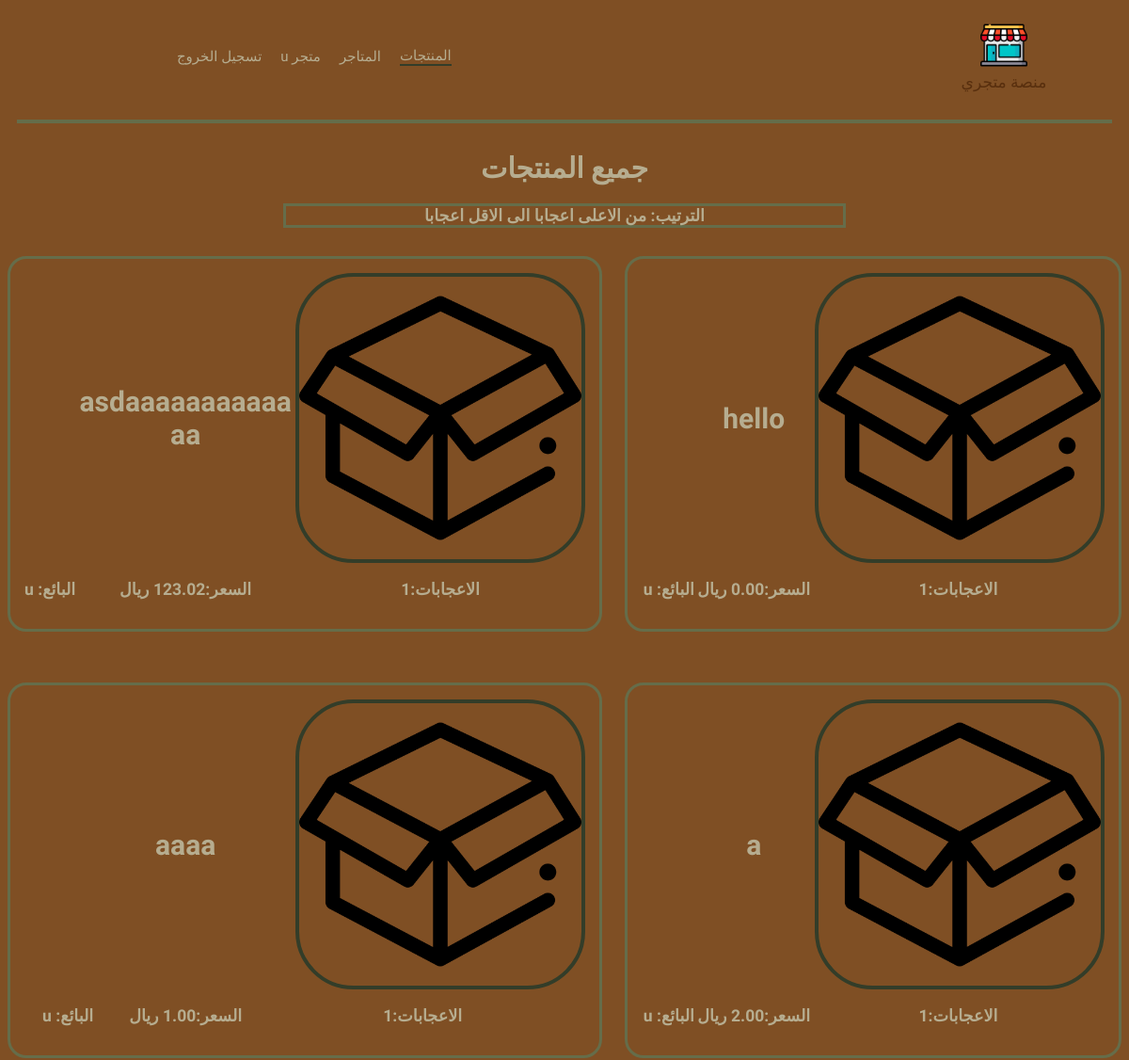
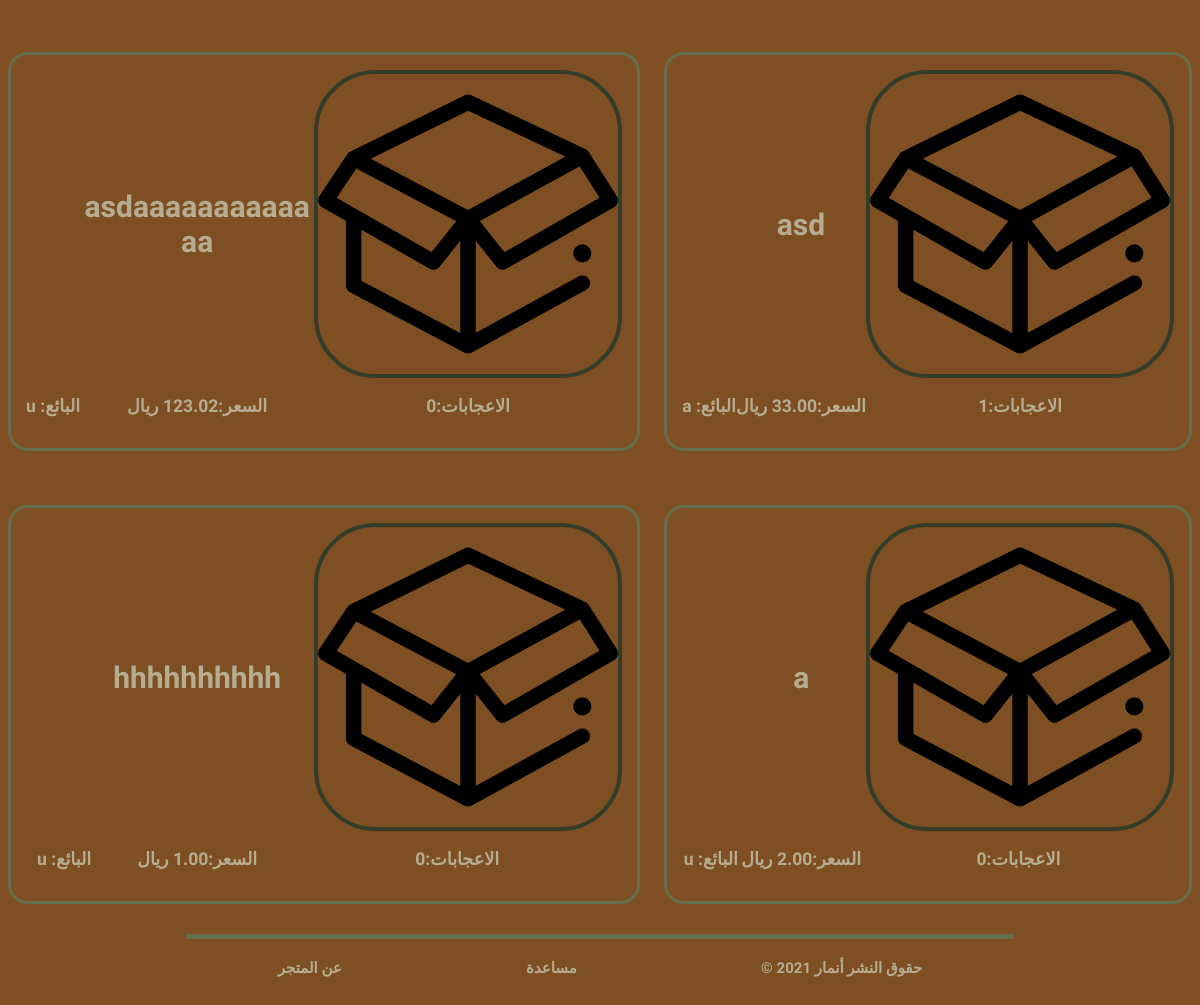
Screenshot of /products/ (signed in) with the database file from the repository (2 pictures, top to bottom).
### Products/models.py (models this page shows)
class Product(models.Model):
    seller = models.ForeignKey(User, on_delete=models.CASCADE, related_name="seller", verbose_name="seller_products")
    image = models.ImageField(default="product.png", upload_to="images", blank=True)
    title = models.CharField(max_length=100)
    description = models.TextField(max_length=300)
    stock = models.IntegerField()
    price = models.DecimalField(max_digits=5, decimal_places=2)
    location = models.CharField(max_length=100)
    payment_type = models.CharField(max_length=100)
    delivery_type = models.CharField(max_length=100)
    likes = models.ManyToManyField(User, null=True, blank=True, related_name='likes')

### Products/views.py (the view)
# urls.py: path("", views.index, name="product_index"),
@login_required
def index(request):
    products = models.Product.objects.all().order_by('-likes')
    context = {
        'products': products
    }
    return render(request,"Products/index.html", context)

### Products/templates/Products/index.html (shortened to what this page needs)
{% extends 'base.html' %}
{% block content %}
<h1>جميع المنتجات</h1>
<h3 class="span">الترتيب: من الاعلى اعجابا الى الاقل اعجابا</h3>
<div class="product-grid">
{% for product in products %}
<a href="{% url 'productGet' product.id %}">
    <div class="product">
        {% if product.image %}
        <img class="product-img" src="{{ product.image.url }}">
        {% endif %}
        <h1>{{product.title}}</h1>
        <h3>الاعجابات:{{product.likes.count}}</h3>
        <h3>السعر:{{product.price}} ريال </h3>
        <h3>البائع: {{product.seller}}</h3>
        </div>
    </a>
{% endfor %}
</div>
{% endblock %}

### templates/base.html (shortened to what this page needs)
{% load static %}
<!DOCTYPE html>
<html dir="rtl" lang="ar">
<head>
    <link rel="stylesheet" href="{% static "css/base.css" %}">
</head>
<body>
    {% block nav %}
    <nav>
        <ul class="nav-container">
            <div class="logo">
                <li>
                    <img class="logo-img" src="{% static 'logo.png' %}">
                    <span class="logo-text">
                        منصة متجري
                    </span>
                </li>
            </div>
            {% if request.get_full_path == "/products/" %}
            <li class="active"><a href="{% url 'product_index' %}">المنتجات</a></li>
            <li><a href="{% url 'user_index' %}">المتاجر</a></li>
            {% elif request.get_full_path == "/users/"%}
            <li><a href="{% url 'product_index' %}">المنتجات</a></li>
            <li class="active"><a href="{% url 'user_index' %}">المتاجر</a></li>
            {% elif request.get_full_path == "/users/"%}
            {% else %}
            <li><a href="{% url 'product_index' %}">المنتجات</a></li>
            <li><a href="{% url 'user_index' %}">المتاجر</a></li>
            {% endif %}
            {% if request.user.is_authenticated %}
            <li><a href="{% url 'userProfile' request.user.user_profile.id %}">متجر {{request.user.username}}</a></li>
            <li>
                <a href="{% url 'logout' %}">تسجيل الخروج</a>
            </li>
            {% endif %}
        </ul>
    </nav>
    {% endblock %}
    {% block content %}
    {% endblock %}
{% block footer %}
<div class="footer">
    <h4>حقوق النشر أنمار 2021 &copy;</h4>
    <h4><a href="{% url 'notYet' %}">مساعدة</a></h4>
    <h4><a href="{% url 'notYet' %}">عن المتجر</a></h4>
</div>
{% endblock %}
</body>
</html>

### static/css/base.css (style rules this page uses)
:root { --logo-color:#582F0E; --primary-bg: #7F4F24; --secondary-bg: #936639; --primary-bg-hover: #A68A64; --secondary-bg-hover: #A68A64; --primary-text-color:#B6AD90; --primary-text-color-hover:#656D4A; --secondary-text-color:#414833; --secondary-text-color-hover:#B6AD90; --btn-bg-color:#C2C5AA; --btn-bg-color-hover:#333D29; --input-bg-color:white; --input-bg-color-hover:gray; --primary-other-color:#656D4A; --primary-other-color-hover:#333D29; --secondary-other-color:#333D29; --secondary-other-color-hover:#C2C5AA; }
body { background-color: var(--primary-bg); text-align: center; overflow-x: hidden; color: var(--primary-text-color); font-size: calc(100vw/80); font-family: 'El Messiri', sans-serif; }
a { text-decoration: none; color: var(--primary-text-color); transition: all 0.6s; }
.product-grid { display: grid; grid-template-columns: repeat(2, auto); grid-template-rows: repeat(auto-fit, auto); margin: auto; grid-gap: calc(100vw/50); }
.product { top: 0; position: relative; word-break: break-all; text-align: center; align-items: center; align-content: center; border: var(--primary-other-color) solid 3px; border-radius: 20px; padding: 15px; margin: auto; margin-bottom: 30px; display: grid; grid-template-columns: repeat(3, auto) ; grid-template-rows: repeat(2, auto); transition: all 0.6s; }
.logo-img { object-fit:cover; height: 50px; width: 50px; padding: 0; margin: 0; }
.product-img { object-fit:cover; height: calc(100vw/4); width: calc(100vw/4); border: var(--secondary-other-color) solid 4px; border-radius: 20%; padding: 0; margin: 0; }
.nav-container { display: flex; flex-wrap: wrap; justify-content: flex-start; align-items: center; column-gap: 20px; padding-bottom: 30px; border-bottom: var(--primary-other-color) solid 4px; max-width: 95%; margin:auto; padding-top: 15px; margin-bottom: 30px; }
.nav-container li { list-style: none; }
.logo { margin-left: calc(100vw/2.3); margin-right: calc(100vw/40); display: inline-block; }
.logo-text { display: block; color: var(--logo-color); font-size: calc(100vw/70); }
.active { border-bottom: var(--secondary-other-color) solid 2px; }
.footer { bottom: 0; display: flex; justify-content: space-around; border-top: var(--primary-other-color) solid 5px; max-width: 70%; margin: auto; }
.span { margin: auto; max-width: 50%; border: var(--primary-other-color) 3px solid; margin-bottom: 30px; }

### rows the page displays
Product: image (picture), title "hello", likes.count "1", seller "u"
Product: image (picture), title "asdaaaaaaaaaaaaa", likes.count "1", seller "u"
Product: image (picture), title "a", likes.count "1", seller "u"
Product: image (picture), title "aaaa", likes.count "1", seller "u"
Product: image (picture), title "asd", likes.count "1", seller "a"
Product: image (picture), title "asdaaaaaaaaaaaaa", likes.count "0", seller "u"
Product: image (picture), title "a", likes.count "0", seller "u"
Product: image (picture), title "hhhhhhhhhh", likes.count "0", seller "u"

### other values shown
{{ request.user.username }} "u"
